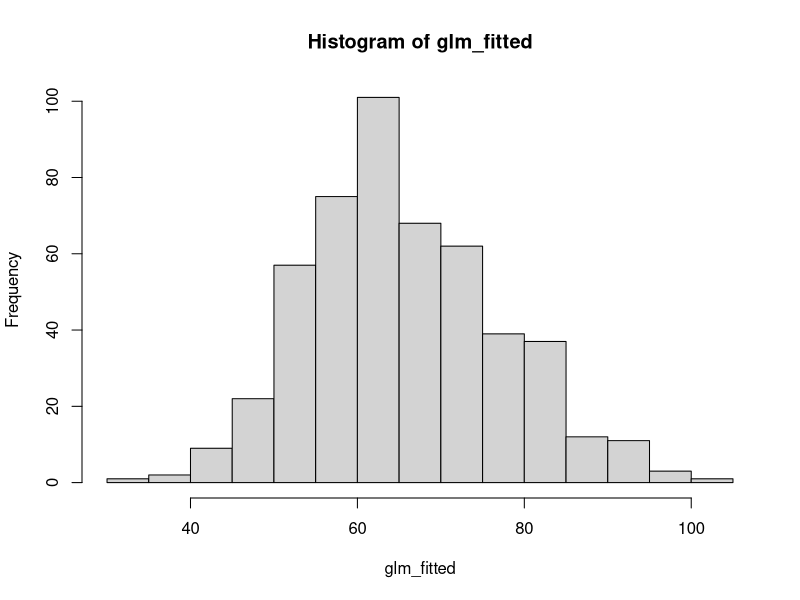
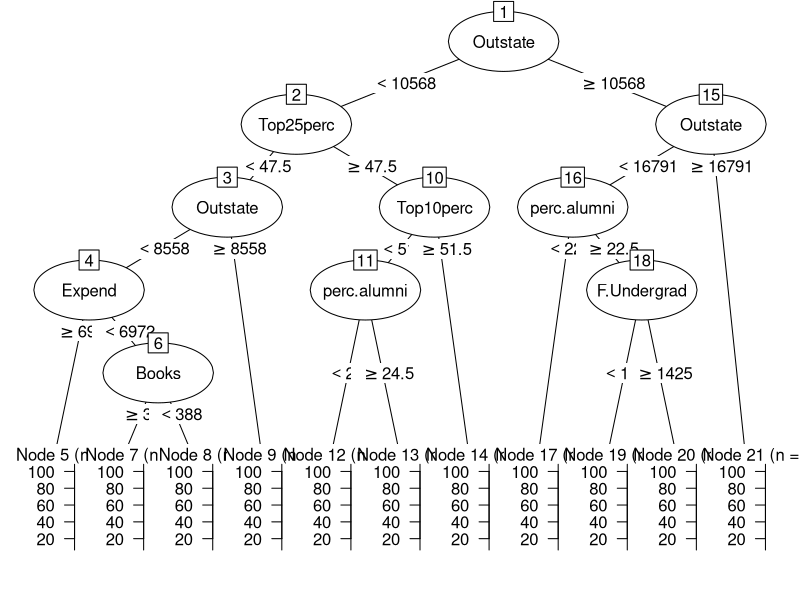
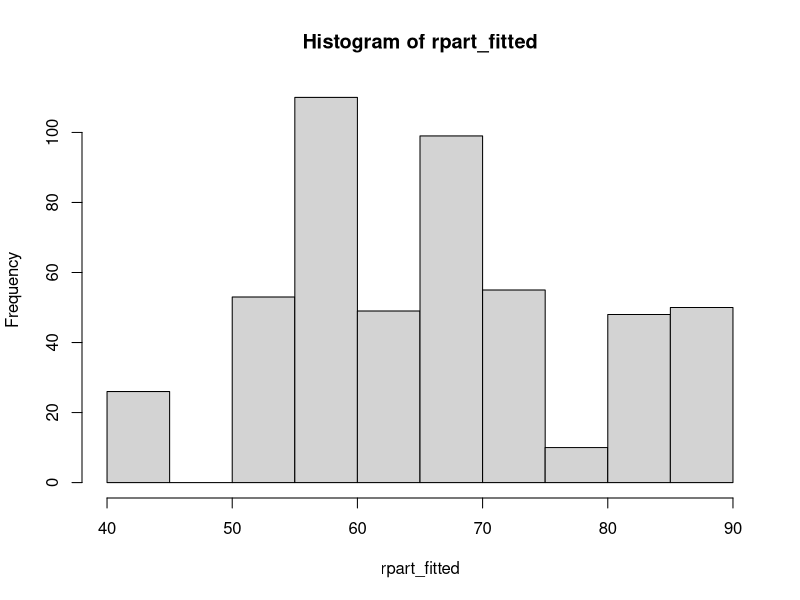
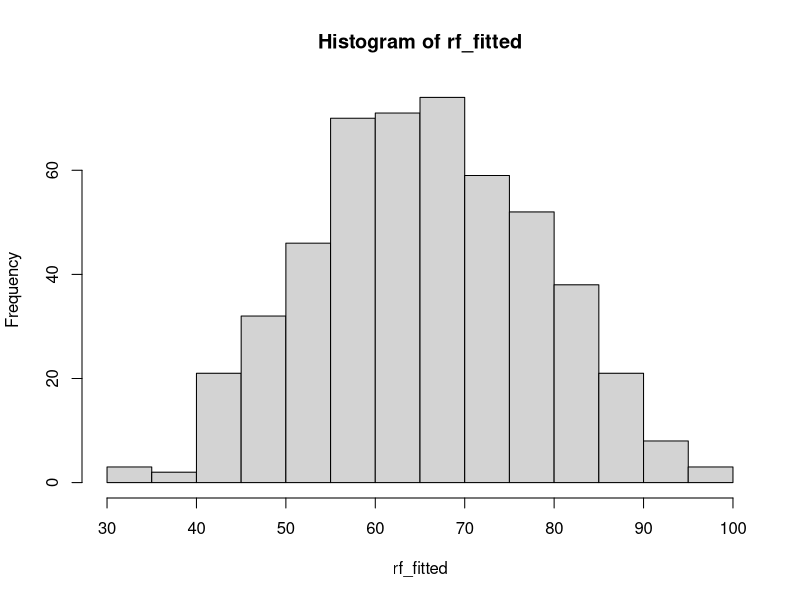
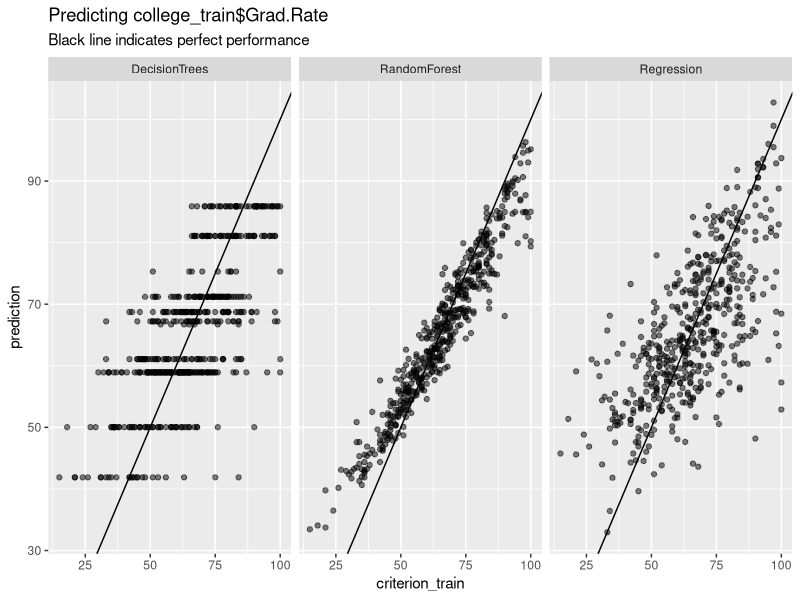
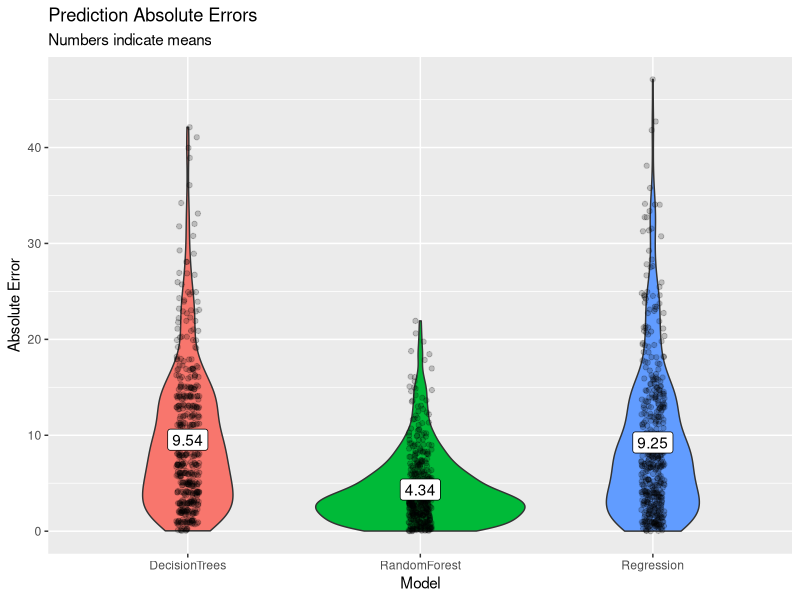
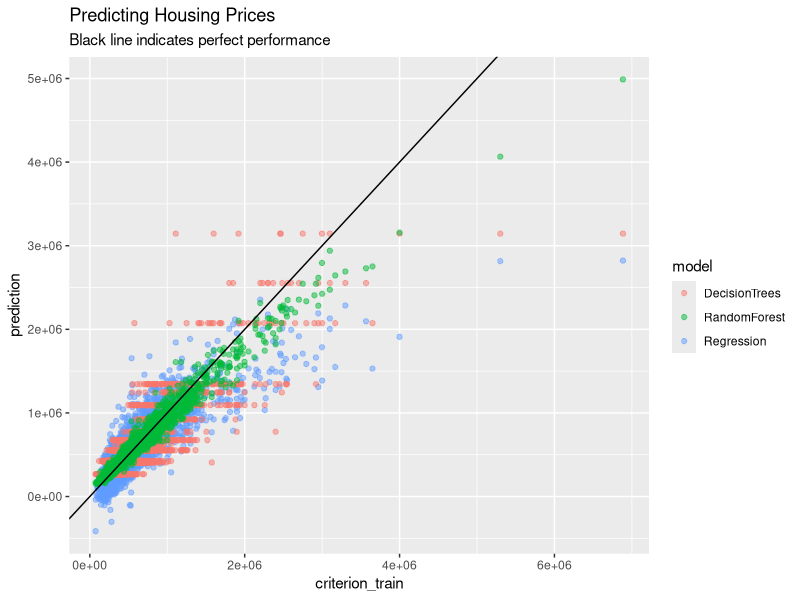
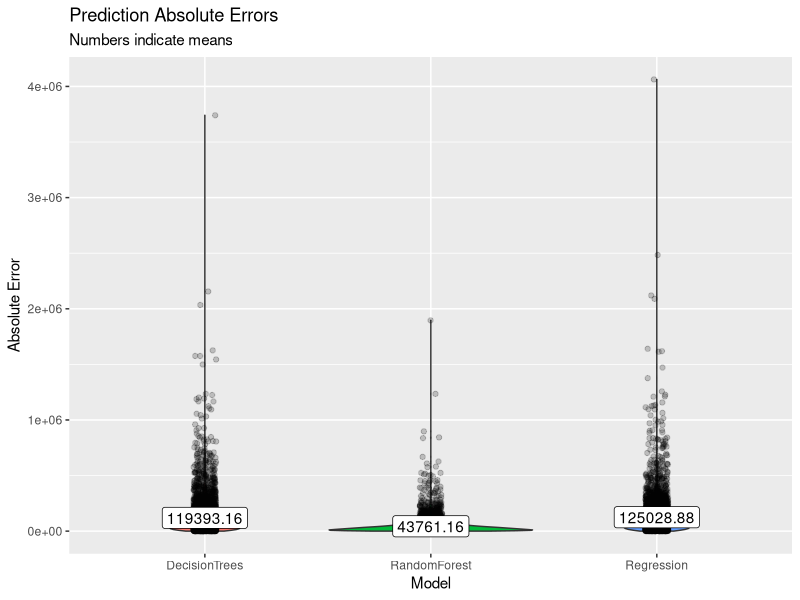

Reproduce these figures in R, in order.
## ---- chunk 1
knitr::opts_chunk$set(comment = NA, 
                      fig.width = 6, 
                      fig.height = 6,
                      fig.align = 'center',
                      echo = FALSE, 
                      eval = FALSE, 
                      warning = FALSE,
                      message = FALSE)

options(digits = 3)
## ---- chunk 2
# Load packages necessary for this script
library(tidyverse)
library(caret)
library(party)
library(partykit)
## ---- chunk 3
# College data
college_train <- read_csv(file = "1_Data/college_train.csv")
college_test <- read_csv(file = "1_Data/college_test.csv")
## ---- chunk 4
# Print dataframes to the console
college_train
college_test
## ---- chunk 5
# Convert all character columns to factor
college_train <- college_train %>%
          mutate_if(is.character, factor)

college_test <- college_test %>%
          mutate_if(is.character, factor)
## ---- chunk 6
ctrl_none <- trainControl(method = "none")
## ---- chunk 7
grad_glm <- train(form = Grad.Rate ~ .,
                  data = college_train,
                  method = "glm",
                  trControl = ctrl_none)
## ---- chunk 8
grad_glm$finalModel
summary(grad_glm)
## ---- chunk 9
glm_fitted <- predict(grad_glm)
## ---- chunk 10
glm_fitted[1:10]   # Only printing first 10
summary(glm_fitted)
hist(glm_fitted)
## ---- chunk 11
grad_rpart <- train(form = Grad.Rate ~ .,
                  data = college_train,
                  method = "rpart",
                  trControl = ctrl_none,
                  tuneGrid = expand.grid(cp = .01))   # Set complexity parameter
## ---- chunk 12
grad_rpart$finalModel
plot(as.party(grad_rpart$finalModel))
## ---- chunk 13
rpart_fitted <- predict(grad_rpart)
## ---- chunk 14
rpart_fitted[1:10] # Only first 10
summary(rpart_fitted)
hist(rpart_fitted)
## ---- chunk 15
grad_rf <- train(form = Grad.Rate ~ .,   # Predict grad
                 data = college_train,
                 method = "rf",
                 trControl = ctrl_none,
                 tuneGrid = expand.grid(mtry = 2))  # Set number of features randomly selected
## ---- chunk 16
rf_fitted <- predict(grad_rf)
## ---- chunk 17
rf_fitted[1:10]    # Only first 10
summary(rf_fitted)
hist(rf_fitted)
## ---- chunk 18
criterion_train <- college_train$Grad.Rate
## ---- chunk 19
# Regression
postResample(pred = glm_fitted, obs = criterion_train)

# Decision Trees
postResample(pred = rpart_fitted, obs = criterion_train)

# Random Forests
postResample(pred = rf_fitted, obs = criterion_train)
## ---- chunk 20

accuracy <- tibble(criterion_train = criterion_train,
                   Regression = glm_fitted,
                   DecisionTrees = rpart_fitted,
                   RandomForest = rf_fitted) %>%
               gather(model, prediction, -criterion_train) %>%
               # Add error measures
               mutate(se = prediction - criterion_train,
                      ae = abs(prediction - criterion_train))

# Calculate summaries
accuracy_agg <- accuracy %>%
                  group_by(model) %>%
                  summarise(mae = mean(ae))   # Calculate MAE (mean absolute error)
# Plot A) Scatterplot of truth versus predictions
ggplot(data = accuracy,
       aes(x = criterion_train, y = prediction)) +
  geom_point(alpha = .5) +
  geom_abline(slope = 1, intercept = 0) +
  facet_wrap(~ model) +
  labs(title = "Predicting college_train$Grad.Rate",
       subtitle = "Black line indicates perfect performance")

# Plot B) Violin plot of absolute errors
ggplot(data = accuracy, 
       aes(x = model, y = ae, fill = model)) + 
  geom_violin() + 
  geom_jitter(width = .05, alpha = .2) +
  labs(title = "Prediction Absolute Errors",
       subtitle = "Numbers indicate means",
       x = "Model",
       y = "Absolute Error") +
  guides(fill = FALSE) +
  annotate(geom = "label", 
           x = accuracy_agg$model, 
           y = accuracy_agg$mae, 
           label = round(accuracy_agg$mae, 2))
## ---- chunk 21
# Save criterion values
criterion_test <- college_test$Grad.Rate
## ---- chunk 22
# Save model predictions for test data
# newdata = college_test

# Regression
glm_pred <- predict(grad_glm, newdata = college_test)

# Decision Trees
rpart_pred <- predict(grad_rpart, newdata = college_test)

# Random Forests
rf_pred <- predict(grad_rf, newdata = college_test)
## ---- chunk 23
# Calculate prediction accuracies of each model
# obs = criterion_test
# pred = XX_pred

# Regression
postResample(pred = glm_pred, obs = criterion_test)

# Decision Trees
postResample(pred = rpart_pred, obs = criterion_test)

# Random Forests
postResample(pred = rf_pred, obs = criterion_test)
## ---- chunk 24
# The regression goodness of fit stayed the most constant. The random forest one droped considerably.
## ---- chunk 25
# The random forest predictions are still the most accurate.
## ---- chunk 26
# house data
house_train <- read_csv(file = "1_Data/house_train.csv")
house_test <- read_csv(file = "1_Data/house_test.csv")
## ---- chunk 27
ctrl_none <- trainControl(method = "none")
## ---- chunk 28
price_glm <- train(form = price ~ .,
                  data = house_train,
                  method = "glm",
                  trControl = ctrl_none)
## ---- chunk 29
# Save fitted values of regression model
glm_fitted <- predict(price_glm)
## ---- chunk 30
price_rpart <- train(form = price ~ .,
                  data = house_train,
                  method = "rpart",
                  trControl = ctrl_none,
                  tuneGrid = expand.grid(cp = .01))   # Set complexity parameter
## ---- chunk 31
rpart_fitted <- predict(price_rpart)
## ---- chunk 32
price_rf <- train(form = price ~ .,
                 data = house_train,
                 method = "rf",
                 trControl = ctrl_none,
                 tuneGrid = expand.grid(mtry = 2))  # Set number of features randomly selected
## ---- chunk 33
rf_fitted <- predict(price_rf)
## ---- chunk 34
criterion_train <- house_train$price
## ---- chunk 35
# Calculate fitting accuracies of each model
# pred = XX_fitted
# obs = criterion_train

# Regression
postResample(pred = glm_fitted, obs = criterion_train)

# Decision Trees
postResample(pred = rpart_fitted, obs = criterion_train)

# Random Forests
postResample(pred = rf_fitted, obs = criterion_train)
## ---- chunk 36
# Tidy competition results
accuracy <- tibble(criterion_train = criterion_train,
                   Regression = glm_fitted,
                   DecisionTrees = rpart_fitted,
                   RandomForest = rf_fitted) %>%
               gather(model, prediction, -criterion_train) %>%
               # Add error measures
               mutate(se = prediction - criterion_train,
                      ae = abs(prediction - criterion_train))

# Calculate summaries
accuracy_agg <- accuracy %>%
                  group_by(model) %>%
                  summarise(mae = mean(ae))   # Calculate MAE (mean absolute error)

# Plot A) Scatterplot of truth versus predictions
ggplot(data = accuracy,
       aes(x = criterion_train, y = prediction, col = model)) +
  geom_point(alpha = .5) +
  geom_abline(slope = 1, intercept = 0) +
  labs(title = "Predicting Housing Prices",
       subtitle = "Black line indicates perfect performance")

# Plot B) Violin plot of absolute errors
ggplot(data = accuracy, 
       aes(x = model, y = ae, fill = model)) + 
  geom_violin() + 
  geom_jitter(width = .05, alpha = .2) +
  labs(title = "Prediction Absolute Errors",
       subtitle = "Numbers indicate means",
       x = "Model",
       y = "Absolute Error") +
  guides(fill = FALSE) +
  annotate(geom = "label", 
           x = accuracy_agg$model, 
           y = accuracy_agg$mae, 
           label = round(accuracy_agg$mae, 2))
## ---- chunk 37
criterion_test <- house_test$price
## ---- chunk 38
# Regression
glm_pred <- predict(price_glm, 
                    newdata = house_test)

# Decision Trees
rpart_pred <- predict(price_rpart, 
                      newdata = house_test)

# Random Forests
rf_pred <- predict(price_rf, 
                   newdata = house_test)
## ---- chunk 39
# Regression
postResample(pred = glm_pred, obs = criterion_test)

# Decision Trees
postResample(pred = rpart_pred, obs = criterion_test)

# Random Forests
postResample(pred = rf_pred, obs = criterion_test)
## ---- chunk 40
library(tidyverse)
library(ggthemes)
## ---- chunk 41
# Load datasets locally
library(tidyverse)
college_train <- read_csv("1_Data/college_train.csv")
college_test <- read_csv("1_Data/college_test.csv")
house_train <- read_csv("1_Data/house_train.csv")
house_test <- read_csv("1_Data/house_test.csv")
